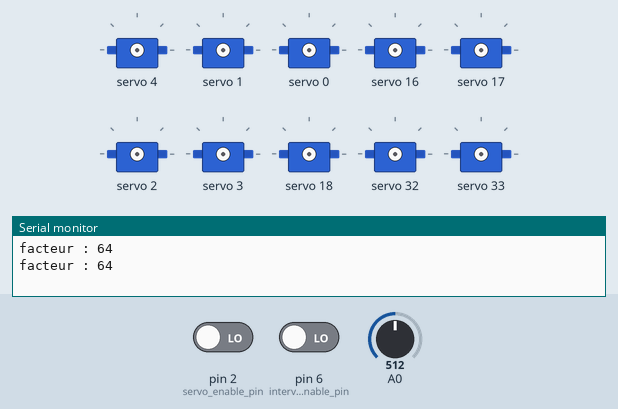
Simulated run of this sketch. Board: Arduino Uno, built with avr-gcc and run on an emulated ATmega328P. On the bench: 10 × servo, the last lines printed to the serial monitor. The test bench sets the inputs (shaded band); at power-on: pin 2 (servo_enable_pin) LOW, A0 = 512, pin 6 (interval_enable_pin) LOW.

Above: at 1.2 s.
1.3 s: pin 2 (servo_enable_pin) driven HIGH
4.3 s: A0 set to 716
At 5.0 s:
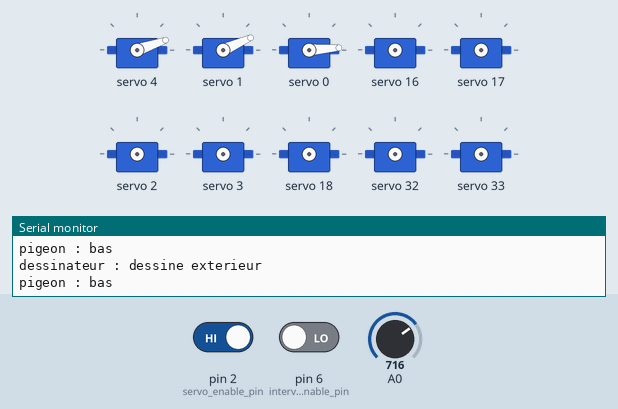
7.3 s: A0 set to 900
At 8.18 s:
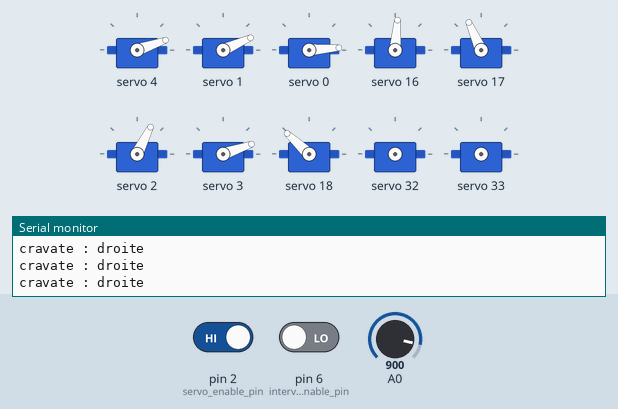
At 8.61 s:
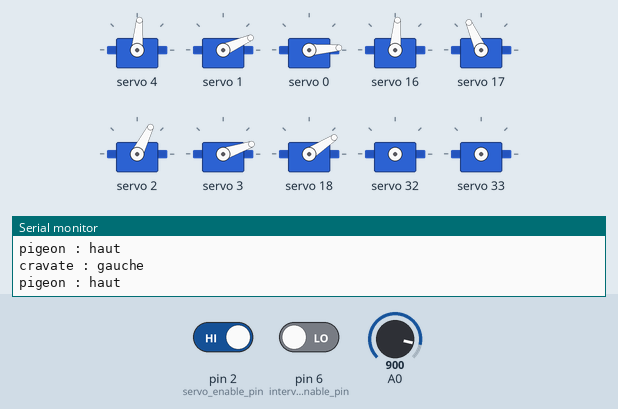
10.3 s: A0 set to 881
At 11.8 s:
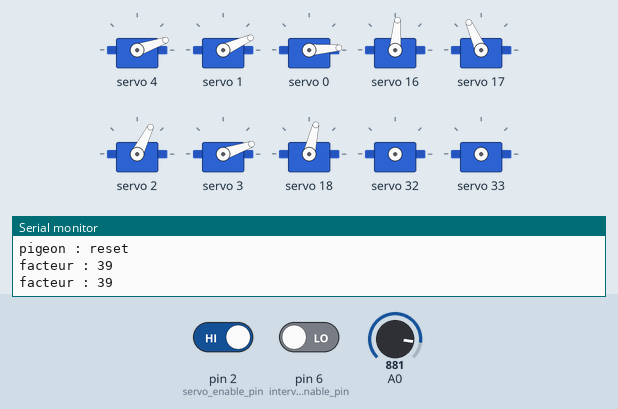
13.3 s: A0 set to 431
16.3 s: A0 set to 411
Timing chart, 0 to 24.5 s (numbered marks = the images above; inputs shaded):
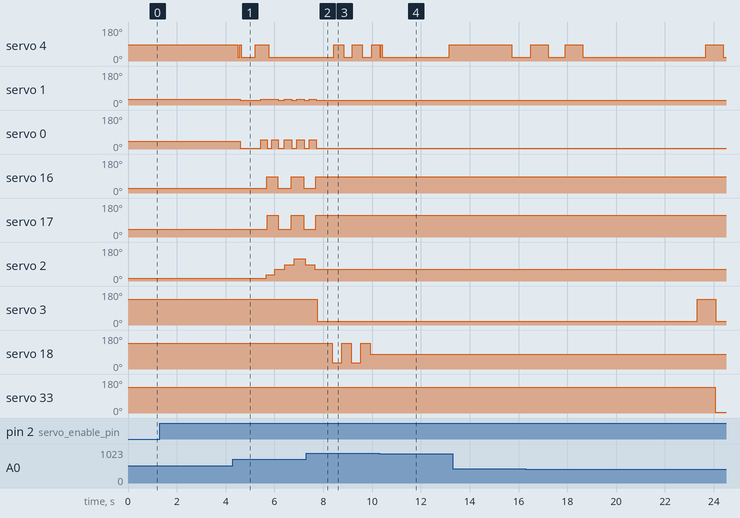

Measured:
- the behaviour switches between 892 and 891 on A0 (found by bisection; images 3 and 4)
- after the input at 7.3 s, servo 1: goes on until 7.7 s, then stays 24°; servo 0: goes on until 7.7 s, then stays 4°; servo 16: goes on until 7.7 s, then stays 85°; servo 17: goes on until 7.7 s, then stays 114°; servo 2: goes on until 7.6 s, then stays 63°
- by itself, servo 16: alternates 85° for 0.49 s and 26° for 0.54 s
- by itself, servo 17: alternates 114° for 0.49 s and 40° for 0.52 s

The sketch:

animation_020.ino
```cpp
/***************************************************
 * Servo control EDM
 ****************************************************/

#include <Wire.h>
#include <Adafruit_PWMServoDriver.h>

Adafruit_PWMServoDriver etage1 = Adafruit_PWMServoDriver(0x42);
Adafruit_PWMServoDriver etage2 = Adafruit_PWMServoDriver(0x41);
Adafruit_PWMServoDriver etage3 = Adafruit_PWMServoDriver(0x40);


#define SERVOMIN  120 // this is the 'minimum' pulse length count (out of 4096)
#define SERVOMAX  400 // this is the 'maximum' pulse length count (out of 4096)


const int servo_enable_pin = 2;  // numéro d'entrée utilisée pour activer ou désactiver tous les servos (switch général)
const int interval_enable_pin = 6;  // numéro d'entrée utilisée pour activer ou désactiver le système d'interval
int angle;
int val;
boolean actif = true;

void setup() {
  pinMode(servo_enable_pin, INPUT);  // interrupteur qui coupe
  pinMode(interval_enable_pin, INPUT);  // interrupteur qui coupe
  // une variable par étage
  etage1.begin();
  etage1.setPWMFreq(50);  // Analog servos run at ~50 Hz updates
  etage2.begin();
  etage2.setPWMFreq(50);  // Analog servos run at ~50 Hz updates
  etage3.begin();
  etage3.setPWMFreq(50);  // Analog servos run at ~50 Hz updates

  Serial.begin(9600);
  randomSeed(analogRead(1) + analogRead(2));

}


/*
 Permet de controller un servo

 Etge :  de 1 à 3 (numéro de la carte I2C)
 Servo : de 0 à 15
 Angle : de 0 à 180 degré
 */

void setservo(int etage, int servo, int angle)
{

  if (digitalRead(servo_enable_pin) == HIGH) // si le switch général qui active les servo est HIGH
  {
    if (actif) // ET si l'intervalomettre n'a pas décidé qu'on était inactif
    {
      double pulselength;
      pulselength = map(angle, 0, 180, SERVOMIN, SERVOMAX);

      if (etage==1)
      {
        etage1.setPWM(servo, 0, pulselength);
      }

      if (etage==2)
      {
        etage2.setPWM(servo, 0, pulselength);
      }

      if (etage==3)
      {
        etage3.setPWM(servo, 0, pulselength);
      }
    }
  }
}


unsigned long offset_last = 0;
unsigned long cravate_last = 0;
unsigned long tapeur_last = 0;
unsigned long dessinateur_last = 0;
unsigned long scenariste_last = 0;
unsigned long photocopieuse_last = 0;
unsigned long pigeon_last = 0;
unsigned long interface_last = 0;
unsigned long intervalometre_last = 0;
unsigned long facteur = 100; // facteur de base temporelle, en pourcent.


void loop()
{


  unsigned long current = millis();


  // gestion de l'intervalometre
  if (digitalRead(interval_enable_pin) == HIGH)
  {
    if (actif)
    {
      if(current - intervalometre_last > 1000 * 30) // 30 secondes
      {
        intervalometre_last = current;
        actif = false;
        Serial.println("------------------intervalometre active et animations en pause------------------");
      }
    }

    if (!actif)
    {
      if(current - intervalometre_last > 1000 * 30) // 1 minutes de pause
      {
        intervalometre_last = current;
        actif = true;
        Serial.println("-----------------intervalometre active et animations en cours------------------");
      }
    }
  }
  else
  {
    actif = true;
  }


  // -------- gestion interface utilisateur physique ----------
  // on sample le potentiomètre toutes les 100 msecs


  if(current - interface_last < 500)
  {

  }
  else if(current - interface_last < 1000)
  {
    interface_last = current;
    val = analogRead(0);            // reads the value of the potentiometer (value between 0 and 1023)
    facteur = map(val, 1023, 0, 30, 100);
    Serial.print("facteur : ");
    Serial.println(facteur);
  }


  // -------- etage 1 ----------


  // Machine Ofset

  if(current - offset_last < 22000)
  {

  }
  else if(current - offset_last < 23000)
  {
    setservo(1, 0, 180); // moteur tournant à fond
    Serial.println("offset : demarre");
  }

  else if(current - offset_last < 24000)
  {
    setservo(1, 1, 180); // papier sorti d'un coté
    Serial.println("offset : papier in");
  }

  else if(current - offset_last < 25000)
  {
    setservo(1, 1, 0); // papier sorti de l'autre coté
    Serial.println("offset : papier out");
  }

  // todo plus de va et vient
  else if(current - offset_last < 26000)
  {
    offset_last = current;
    setservo(1, 0, 119); // moteur tournant coupé
    Serial.println("offset : fin de boucle, arret moteur");
  }


  // -------- etage 2 ----------


  // gars en cravate qui dit non

    if(current - cravate_last < 21000 * facteur / 100)
  {

    //Serial.print("cravate : vitesse : ");
    //Serial.println(21000 * facteur / 100);

  }
  else if(current - cravate_last < 22000 * facteur / 100)
  {
    setservo(2, 2, 180);
    Serial.println("cravate : droite");
  }

  else if(current - cravate_last < 23000 * facteur / 100)
  {
    setservo(2, 2, 40);
    Serial.println("cravate : gauche");
  }

  else if(current - cravate_last < 24000 * facteur / 100)
  {
    setservo(2, 2, 180);
    Serial.println("cravate : droite");
  }

  else if(current - cravate_last < 25000 * facteur / 100)
  {
    setservo(2, 2, 40);
    Serial.println("cravate : gauche");
  }

  else if(current - cravate_last < 26000 * facteur / 100)
  {
    setservo(2, 2, 180);

    Serial.println("cravate : gauche");
  }
  else if(current - cravate_last < 27000 * facteur / 100)
  {
    cravate_last = current;
    setservo(2, 2, 100);
    Serial.println("cravate : fin de boucle, retour au centre");
  }


  // animation du tapeur à l'ordi

  if(current - tapeur_last < 10000  * facteur / 100)
  {
    // fait rien pendant 10 secondes
  }
  else if(current - tapeur_last < 11000 * facteur / 100)
  {
    setservo(2, 0, 30); // bras droit
    setservo(2, 1, 50); // bras gauche
    Serial.println("tapeur : tape 1");
  }

  else if(current - tapeur_last < 12000 * facteur / 100)
  {
    setservo(2, 0, 110); // bras droit
    setservo(2, 1, 150); // bras gauche
    Serial.println("tapeur : tape 2");
  }

  else if(current - tapeur_last < 13000 * facteur / 100)
  {
    setservo(2, 0, 30); // bras droit
    setservo(2, 1, 50); // bras gauche
    Serial.println("tapeur : tape 1");
  }

  else if(current - tapeur_last < 14000 * facteur / 100)
  {
    setservo(2, 0, 110); // bras droit
    setservo(2, 1, 150); // bras gauche
    Serial.println("tapeur : tape 2");
  }


  else if(current - tapeur_last < 15000 * facteur / 100)
  {
    setservo(2, 0, 30); // bras droit
    setservo(2, 1, 50); // bras gauche
    Serial.println("tapeur : tape 1");
  }

  else if(current - tapeur_last < 16000 * facteur / 100)
  {
    setservo(2, 0, 110); // bras droit
    setservo(2, 1, 150); // bras gauche
    Serial.println("tapeur : tape 2");
  }


  else if(current - tapeur_last < 17000 * facteur / 100)
  {
    setservo(2, 0, 30); // bras droit
    setservo(2, 1, 50); // bras gauche
    Serial.println("tapeur : tape 1");
  }

  else if(current - tapeur_last < 18000 * facteur / 100)
  {
    setservo(2, 0, 110); // bras droit
    setservo(2, 1, 150); // bras gauche
    Serial.println("tapeur : tape 2");
  }


  else if(current - tapeur_last < 19000 * facteur / 100)
  {
    tapeur_last = current;
    setservo(2, 0, 85);
    setservo(2, 1, 94);
    Serial.println("tapeur : fin de boucle, retour au centre");
  }


  // -------- etage 3 ----------

  // animation du dessinateur :

  if(current - dessinateur_last < 8000 * facteur / 100)
  {
    // fait rien pendant 10 secondes
  }
  else if(current - dessinateur_last < 9000 * facteur / 100)
  {
    setservo(3, 1, 35); //abaisse le bras
    setservo(3, 0, 50); // bouge le coude
    Serial.println("dessinateur : abaisse bras et bouge coude");
  }

  else if(current - dessinateur_last < 10500 * facteur / 100)
  {
    setservo(3, 0, 0); //extérieur de la planche à dessin
    setservo(3, 1, 27);
    Serial.println("dessinateur : dessine exterieur");
  }

  else if(current - dessinateur_last < 11000 * facteur / 100)
  {
    setservo(3, 0, 60);
    setservo(3, 1, 35);
    Serial.println("dessinateur : dessine interieur");
  }

  else if(current - dessinateur_last < 11500 * facteur / 100)
  {
    setservo(3, 0, 0); //extérieur de la planche à dessin
    setservo(3, 1, 35);
    Serial.println("dessinateur : dessine exterieur");
  }


  else if(current - dessinateur_last < 12000 * facteur / 100)
  {
    setservo(3, 0, 60);
    setservo(3, 1, 35);
    Serial.println("dessinateur : dessine interieur");
  }


  else if(current - dessinateur_last < 12500 * facteur / 100)
  {
    setservo(3, 0, 0); //extérieur de la planche à dessin
    setservo(3, 1, 27);
    Serial.println("dessinateur : dessine exterieur");
  }


  else if(current - dessinateur_last < 13000 * facteur / 100)
  {
    setservo(3, 0, 60);
    setservo(3, 1, 35);
    Serial.println("dessinateur : dessine interieur");
  }


  else if(current - dessinateur_last < 13500 * facteur / 100)
  {
    setservo(3, 0, 0); //extérieur de la planche à dessin
    setservo(3, 1, 27);
    Serial.println("dessinateur : dessine exterieur");
  }


  else if(current - dessinateur_last < 14000 * facteur / 100)
  {
    setservo(3, 0, 60);
    setservo(3, 1, 35);
    Serial.println("dessinateur : dessine interieur");
  }

  else if(current - dessinateur_last < 14500 * facteur / 100)
  {
    setservo(3, 0, 0); //extérieur de la planche à dessin
    setservo(3, 1, 27);
    Serial.println("dessinateur : dessine exterieur");
  }


  else if(current - dessinateur_last < 15000 * facteur / 100)
  {
    setservo(3, 0, 60);
    setservo(3, 1, 35);
    Serial.println("dessinateur : dessine interieur");
  }

  else if(current - dessinateur_last < 15500 * facteur / 100)
  {
    setservo(3, 0, 0); //extérieur de la planche à dessin
    setservo(3, 1, 27);
    Serial.println("dessinateur : dessine exterieur");
  }


  else if(current - dessinateur_last < 16000 * facteur / 100)
  {
    setservo(3, 0, 60);
    setservo(3, 1, 35);
    Serial.println("dessinateur : dessine interieur");
  }

  else if(current - dessinateur_last < 16500 * facteur / 100)
  {
    setservo(3, 0, 30); // crayon en bouche
    setservo(3, 1, 60); //lève le bras
    Serial.println("dessinateur : crayon en bouche et fin de boucle");
    dessinateur_last = current;
  }


  // animation du scénariste


  if(current - scenariste_last < 10000 * facteur / 100)
  {
    // fait rien pendant 10 secondes
  }
  else if(current - scenariste_last < 10800 * facteur / 100)
  {
    setservo(3, 2, 16);
    Serial.println("scenariste : pas 1");
  }

  else if(current - scenariste_last < 11600 * facteur / 100)
  {
    setservo(3, 2, 40);
    Serial.println("scenariste : pas 2");
  }

  else if(current - scenariste_last < 12400 * facteur / 100)
  {
    setservo(3, 2, 80);
    Serial.println("scenariste : pas 3");
  }

  else if(current - scenariste_last < 13200 * facteur / 100)
  {
    setservo(3, 2, 110);
    Serial.println("scenariste : pas 4");
  }


  else if(current - scenariste_last < 14000 * facteur / 100)
  {
    setservo(3, 2, 156);
    Serial.println("scenariste : pas 5");
  }


  else if(current - scenariste_last < 14800 * facteur / 100)
  {
    setservo(3, 2, 110);
    Serial.println("scenariste : pas 6");
  }


  else if(current - scenariste_last < 15600 * facteur / 100)
  {
    setservo(3, 2, 80);
    Serial.println("scenariste : pas 7");
  }


  else if(current - scenariste_last < 16200 * facteur / 100)
  {
    setservo(3, 2, 40);
    Serial.println("scenariste : pas 8");
  }


  else if(current - scenariste_last < 17000 * facteur / 100)
  {

    Serial.println("scénariste : fin de boucle");
    scenariste_last = current;
  }


  // animation de la photocopieuse

  if(current - photocopieuse_last < 14000 * facteur / 100)
  {

  }
  else if(current - photocopieuse_last < 15000 * facteur / 100)
  {
    setservo(3, 3, 180);
    Serial.println("photocopieuse : haut");
  }

  else if(current - photocopieuse_last < 16000 * facteur / 100)
  {
    setservo(3, 3, 20);
    Serial.println("photocopieuse : bas");
  }
  else if(current - photocopieuse_last < 17000 * facteur / 100)
  {
    setservo(3, 3, 180);
    Serial.println("photocopieuse : haut");
  }

  else if(current - photocopieuse_last < 18000 * facteur / 100)
  {
    setservo(3, 3, 20);
    Serial.println("photocopieuse : bas");
  }
  else if(current - photocopieuse_last < 19000 * facteur / 100)
  {
    setservo(3, 3, 180);
    Serial.println("photocopieuse : haut");
  }

  else if(current - photocopieuse_last < 20000 * facteur / 100)
  {
    setservo(3, 3, 20);
    Serial.println("photocopieuse : fin de boucle, retour en bas");
    photocopieuse_last = current;
  }


  // -------- etage toit (relié au 3) ----------
  // pigeons

  if(current - pigeon_last < 6000 * facteur / 100)
  {

  }
  else if(current - pigeon_last < 7000 * facteur / 100)
  {
    setservo(3, 4, 110);
    Serial.println("pigeon : haut");
  }

  else if(current - pigeon_last < 8000 * facteur / 100)
  {
    setservo(3, 4, 20);
    Serial.println("pigeon : bas");
  }
  else if(current - pigeon_last < 9000 * facteur / 100)
  {
    setservo(3, 4, 110);
    Serial.println("pigeon : haut");
  }

  else if(current - pigeon_last < 10000 * facteur / 100)
  {
    setservo(3, 4, 20);
    Serial.println("pigeon : bas");
  }
  else if(current - pigeon_last < 11000 * facteur / 100)
  {
    setservo(3, 4, 110);
    Serial.println("pigeon : haut");
  }

  else if(current - pigeon_last < 12000 * facteur / 100)
  {
    setservo(3, 4, 20);
    Serial.println("pigeon : bas");
  }

  else if(current - pigeon_last < 13000 * facteur / 100)
  {

    Serial.println("pigeon : reset");
    pigeon_last = current;
  }


  // delay(500);


  /*

   // -------- etage 1 ----------


   //machine offset
   setservo(1, 0, 180); // moteur tournant à fond
   delay(1000);


   setservo(1, 1, 180); // papier sorti d'un coté
   delay(600);
   setservo(1, 1, 0); // papier sorti de l'autre coté
   delay(600);
   setservo(1, 1, 180); // papier sorti d'un coté
   delay(600);
   setservo(1, 1, 0); // papier sorti de l'autre coté
   delay(600);


   setservo(1, 0, 119); // moteur tournant coupé
   delay(1000);
   */


  /*

   // -------- etage 2 ----------


   // gars en cravate qui dit non
   setservo(2, 2, 60);
   delay(1000);
   setservo(2, 2, 180);
   delay(1000);


   // animation du tapeur à l'ordi :
   setservo(2, 0, 38); // bras 1
   setservo(2, 1, 134); // bras 2
   delay(1000);
   setservo(2, 0, 110);
   setservo(2, 1, 54);
   delay(1000);


   // -------- etage 3 ----------

   // animation du dessinateur :
   setservo(3, 1, 30); //abaisse le bras
   setservo(3, 0, 50); // bouge le coude
   delay(1000);
   setservo(3, 0, 0); //extérieur de la planche à dessin
   setservo(3, 1, 27);
   delay(500);
   setservo(3, 0, 60);
   setservo(3, 1, 30);
   delay(500);
   setservo(3, 0, 0);
   setservo(3, 1, 27);
   delay(500);
   setservo(3, 0, 60);
   setservo(3, 1, 30);
   delay(1000);
   setservo(3, 0, 30); // crayon en bouche
   setservo(3, 1, 75); //lève le bras
   delay(1000);


   // animation du scénariste
   setservo(3, 2, 16);
   delay(800);
   setservo(3, 2, 40);
   delay(800);
   setservo(3, 2, 80);
   delay(300);
   setservo(3, 2, 110);
   delay(800);
   setservo(3, 2, 156);
   delay(800);
   setservo(3, 2, 110);
   delay(800);
   setservo(3, 2, 80);
   delay(800);
   setservo(3, 2, 40);
   delay(800);


   // animation de la photocopieuse
   setservo(3, 3, 180); // en haut
   delay(500);
   setservo(3, 3, 20); // cachée
   delay(500);
   setservo(3, 3, 180);
   delay(500);
   setservo(3, 3, 20);
   delay(500);


   // -------- etage toit (relié au 3) ----------
   // pigeons


   setservo(3, 4, 110);
   delay(1000);
   setservo(3, 4, 20);
   delay(1000);


   */


  // lecture continues du potentiometre sur A5


  /*
  setservo(1, 15, angle);
   setservo(1, 14, angle);
   setservo(2, 15, angle);
   setservo(2, 14, angle);
   setservo(3, 15, angle);
   setservo(3, 14, angle);
   */
  //Serial.print("angle servo : ");
  //Serial.println(angle);


  //delay(50);


}
```
